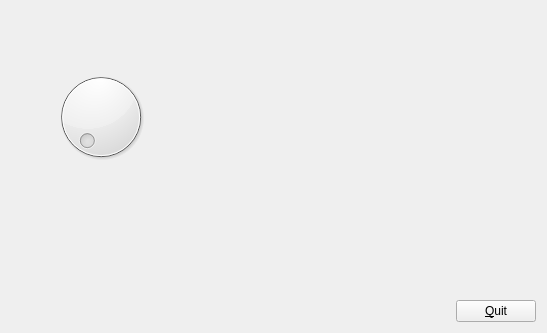
<?xml version="1.0" encoding="UTF-8"?>
<ui version="4.0">
 <class>MyForm</class>
 <widget class="QWidget" name="MyForm">
  <property name="geometry">
   <rect>
    <x>0</x>
    <y>0</y>
    <width>547</width>
    <height>333</height>
   </rect>
  </property>
  <property name="windowTitle">
   <string>Form</string>
  </property>
  <layout class="QVBoxLayout" name="verticalLayout">
   <item>
    <spacer name="verticalSpacer">
     <property name="orientation">
      <enum>Qt::Vertical</enum>
     </property>
     <property name="sizeType">
      <enum>QSizePolicy::Preferred</enum>
     </property>
     <property name="sizeHint" stdset="0">
      <size>
       <width>20</width>
       <height>30</height>
      </size>
     </property>
    </spacer>
   </item>
   <item>
    <layout class="QHBoxLayout" name="horizontalLayout_3">
     <item>
      <spacer name="horizontalSpacer">
       <property name="orientation">
        <enum>Qt::Horizontal</enum>
       </property>
       <property name="sizeType">
        <enum>QSizePolicy::Preferred</enum>
       </property>
       <property name="sizeHint" stdset="0">
        <size>
         <width>100</width>
         <height>20</height>
        </size>
       </property>
      </spacer>
     </item>
     <item>
      <widget class="QLabel" name="label">
       <property name="text">
        <string/>
       </property>
      </widget>
     </item>
     <item>
      <spacer name="horizontalSpacer_5">
       <property name="orientation">
        <enum>Qt::Horizontal</enum>
       </property>
       <property name="sizeHint" stdset="0">
        <size>
         <width>40</width>
         <height>20</height>
        </size>
       </property>
      </spacer>
     </item>
    </layout>
   </item>
   <item>
    <layout class="QHBoxLayout" name="horizontalLayout_2">
     <item>
      <spacer name="horizontalSpacer_2">
       <property name="orientation">
        <enum>Qt::Horizontal</enum>
       </property>
       <property name="sizeType">
        <enum>QSizePolicy::Preferred</enum>
       </property>
       <property name="sizeHint" stdset="0">
        <size>
         <width>40</width>
         <height>20</height>
        </size>
       </property>
      </spacer>
     </item>
     <item>
      <widget class="QDial" name="dial">
       <property name="sizePolicy">
        <sizepolicy hsizetype="Fixed" vsizetype="Fixed">
         <horstretch>0</horstretch>
         <verstretch>0</verstretch>
        </sizepolicy>
       </property>
       <property name="minimum">
        <number>1</number>
       </property>
       <property name="maximum">
        <number>50</number>
       </property>
      </widget>
     </item>
     <item>
      <spacer name="horizontalSpacer_4">
       <property name="orientation">
        <enum>Qt::Horizontal</enum>
       </property>
       <property name="sizeHint" stdset="0">
        <size>
         <width>40</width>
         <height>20</height>
        </size>
       </property>
      </spacer>
     </item>
    </layout>
   </item>
   <item>
    <spacer name="verticalSpacer_2">
     <property name="orientation">
      <enum>Qt::Vertical</enum>
     </property>
     <property name="sizeHint" stdset="0">
      <size>
       <width>20</width>
       <height>73</height>
      </size>
     </property>
    </spacer>
   </item>
   <item>
    <layout class="QHBoxLayout" name="horizontalLayout">
     <item>
      <spacer name="horizontalSpacer_3">
       <property name="orientation">
        <enum>Qt::Horizontal</enum>
       </property>
       <property name="sizeHint" stdset="0">
        <size>
         <width>40</width>
         <height>20</height>
        </size>
       </property>
      </spacer>
     </item>
     <item>
      <widget class="QPushButton" name="pushButton">
       <property name="text">
        <string>&amp;Quit</string>
       </property>
      </widget>
     </item>
    </layout>
   </item>
  </layout>
 </widget>
 <resources/>
 <connections>
  <connection>
   <sender>pushButton</sender>
   <signal>clicked()</signal>
   <receiver>MyForm</receiver>
   <slot>close()</slot>
   <hints>
    <hint type="sourcelabel">
     <x>480</x>
     <y>304</y>
    </hint>
    <hint type="destinationlabel">
     <x>330</x>
     <y>277</y>
    </hint>
   </hints>
  </connection>
  <connection>
   <sender>dial</sender>
   <signal>sliderPressed()</signal>
   <receiver>label</receiver>
   <slot>show()</slot>
   <hints>
    <hint type="sourcelabel">
     <x>124</x>
     <y>116</y>
    </hint>
    <hint type="destinationlabel">
     <x>151</x>
     <y>63</y>
    </hint>
   </hints>
  </connection>
  <connection>
   <sender>dial</sender>
   <signal>sliderReleased()</signal>
   <receiver>label</receiver>
   <slot>hide()</slot>
   <hints>
    <hint type="sourcelabel">
     <x>119</x>
     <y>124</y>
    </hint>
    <hint type="destinationlabel">
     <x>168</x>
     <y>66</y>
    </hint>
   </hints>
  </connection>
  <connection>
   <sender>dial</sender>
   <signal>valueChanged(int)</signal>
   <receiver>label</receiver>
   <slot>setNum(int)</slot>
   <hints>
    <hint type="sourcelabel">
     <x>95</x>
     <y>97</y>
    </hint>
    <hint type="destinationlabel">
     <x>132</x>
     <y>66</y>
    </hint>
   </hints>
  </connection>
 </connections>
</ui>
